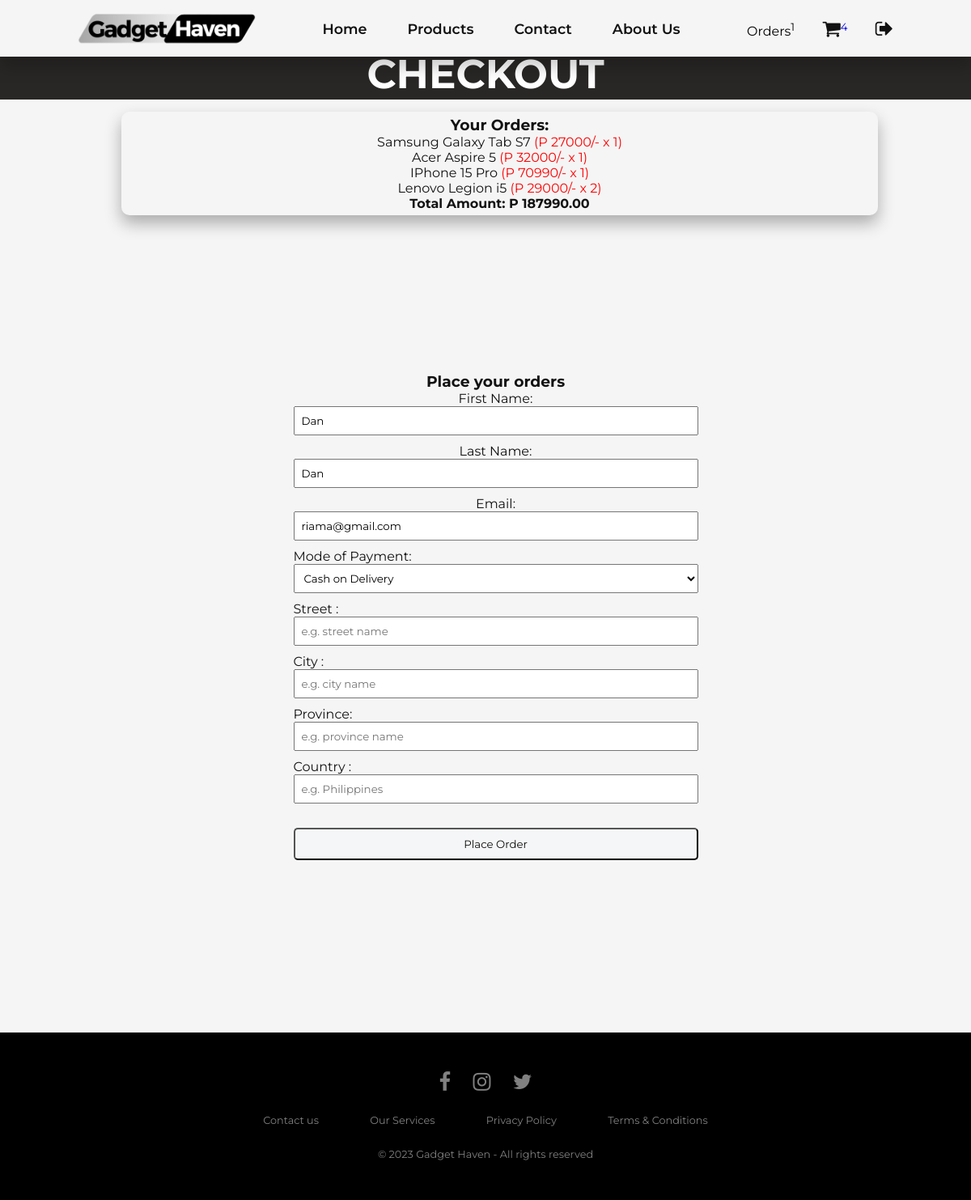
Screenshot of /checkout.php (signed in) with the database file from the repository.
### tables this page shows
CREATE TABLE `cart` (
  `cart_id` int(50) NOT NULL,
  `product_id` int(50) NOT NULL,
  `user_id` int(50) NOT NULL,
  `quantity` int(50) NOT NULL
);

CREATE TABLE `products` (
  `product_id` int(50) NOT NULL,
  `category_id` int(50) NOT NULL,
  `name` varchar(50) NOT NULL,
  `price` int(50) NOT NULL,
  `image` varchar(50) NOT NULL
);

CREATE TABLE `user` (
  `user_id` int(50) NOT NULL,
  `firstname` varchar(50) NOT NULL,
  `lastname` varchar(50) NOT NULL,
  `email` varchar(50) NOT NULL,
  `password` varchar(50) NOT NULL
);

### checkout.php (the view, shortened to what this page needs)
<?php
include ('dbcon.php');
?>
<!DOCTYPE html>
<html lang="en">
<head>
    <link rel="stylesheet" href="https://cdnjs.cloudflare.com/ajax/libs/font-awesome/4.7.0/css/font-awesome.min.css">
    <link rel="stylesheet" type="text/css" href="style.css">
<link rel="stylesheet"
  href="https://unpkg.com/boxicons@latest/css/boxicons.min.css">
</head>
<body>
<header>
    <?php
    $user_id = $_SESSION['user_id'];
    $count_cart_items_query = "SELECT * FROM `cart` WHERE user_id = ?";
    $count_cart_items_stmt = $conn->prepare($count_cart_items_query);
    $count_cart_items_stmt->bind_param("i", $user_id);
    $count_cart_items_stmt->execute();
    $count_cart_items_stmt->store_result();
    $total_cart_counts = $count_cart_items_stmt->num_rows;
    $count_order_items_query = "SELECT * FROM `orders` WHERE user_id = ?";
    $count_order_items_stmt = $conn->prepare($count_order_items_query);
    $count_order_items_stmt->bind_param("i", $user_id);
    $count_order_items_stmt->execute();
    $count_order_items_stmt->store_result();
    $total_order_counts = $count_order_items_stmt->num_rows;
    ?>
    <img src="images/gadgithbin.png" alt="" class="logo">
        <ul class="navbar">
            <li><a href="index.php">Home</a></li>
            <li><a href="test_products.php">Products</a></li>
            <li><a href="contact.php">Contact</a></li>
            <li><a href="aboutUs.php">About Us</a></li>
        </ul>
        <div class="icons">
            <a href="order.php" style="color:black; ">Orders<sup><?= $total_order_counts; ?></sup></a>
            <a href="cart.php"><i class='fa fa-shopping-cart' ></i><sup><?= $total_cart_counts; ?></sup></a>
            <a href="logout.php"><i class="fa fa-sign-out" aria-hidden="true" ></i></a>
        </div>
    </header>
    <div class="smartphone">
    <h1 class="slide-in-left" style="font-size: 50px; margin-top: 60px;">CHECKOUT</h1>
</div>
<section class="checkout-orders">
   <form action="" method="POST" class="orders">
      <div class="display-orders">
      <h3>Your Orders:</h3>
      <?php
         $grand_total = 0;
         $select_cart_query = "
    SELECT c.*, p.name AS product_name, p.price AS product_price
    FROM `cart` c
    JOIN `products` p ON c.product_id = p.product_id
    WHERE c.user_id = ?
";
         $select_cart_stmt = $conn->prepare($select_cart_query);
         $select_cart_stmt->bind_param("i", $user_id);
         $select_cart_stmt->execute();
         $select_cart_result = $select_cart_stmt->get_result();
         if ($select_cart_result->num_rows > 0) {
            while ($fetch_cart = $select_cart_result->fetch_assoc()) {
               $grand_total += ($fetch_cart['product_price'] * $fetch_cart['quantity']);
      ?>
         <p> <?= $fetch_cart['product_name']; ?> <span class="span-display">(<?= 'P '.$fetch_cart['product_price'].'/- x '. $fetch_cart['quantity']; ?>)</span> </p>
      <?php
            }
         } else {
            echo '<p class="empty">your cart is empty!</p>';
         }
      ?>
         <div class="grand-total" style="font-weight: bold;">Total Amount: <span>P <?= $grand_total; ?>.00</span></div>
      </div>
      <div class="flex">
      <h3>Place your orders</h3>
         <?php
         $sql = "SELECT firstname, lastname,email  FROM user WHERE user_id = $user_id";
         $result = $conn->query($sql);
         if ($result && $result->num_rows > 0) {
             $user_data = $result->fetch_assoc();
             $firstname = $user_data['firstname'];
             $lastname = $user_data['lastname'];
             $email = $user_data['email'];
         } else {
             $firstname = '';
             $lastname = '';
             $email = '';
         }
         ?>
         <span class="names">First Name:</span>
      <input type="text" id="firstname" name="firstname" value="<?= $firstname ?>" readonly>
      <span class="names">Last Name:</span>
      <input type="text" id="lastname" name="lastname" value="<?= $lastname ?>" readonly>
      <span style="left: 0;">Email:</span>
      <input type="email" id="email" name="email" value="<?= $email ?>" readonly>
            <div class="left">
            <span>Mode of Payment:</span>
            <select name="method" id="modeofPayment" class="box"  onchange="daniel()" required>
               <option value="cash on delivery">Cash on Delivery</option>
            </select>
         <span>Street :</span>
            <input type="text" name="street" placeholder="e.g. street name"  maxlength="50" required>
            <span>City :</span>
            <input type="text" name="city" placeholder="e.g. city name"  maxlength="50" required>
            <span>Province:</span>
            <input type="text" name="state" placeholder="e.g. province name"  maxlength="50" required>
            <span>Country :</span>
            <input type="text" name="country" placeholder="e.g. Philippines" class="box" maxlength="50" required>
         </div>
         <input type="submit" name="order" class="btn <?= ($grand_total > 1)?'':'disabled'; ?>" value="Place Order">
      </div>
   </form>
</section>
<footer>
    <div class="footer">
    <div class="row">
    <a href="#"><i class="fa fa-facebook"></i></a>
    <a href="#"><i class="fa fa-instagram"></i></a>
    <a href="#"><i class="fa fa-twitter"></i></a>
    </div>
    <div class="row">
    <ul>
    <li><a href="#">Contact us</a></li>
    <li><a href="#">Our Services</a></li>
    <li><a href="#">Privacy Policy</a></li>
    <li><a href="#">Terms & Conditions</a></li>
    </ul>
    </div>
    <div class="row">
     © 2023 Gadget Haven - All rights reserved
    </div>
    </div>
    </footer>
</body>
</html>

### style.css (style rules this page uses)
* { padding: 0; margin: 0; box-sizing: border-box; font-family: 'Montserrat', sans-serif; text-decoration: none; list-style: none; scroll-behavior: smooth; }
:root { --bg-color: #f5f5f5; --text-color: #121212; --main-font: 2.2rem; --p-font: 1.1rem; }
body { background: var(--bg-color); color: var(--text-color); }
.navbar { display: flex; }
.navbar a { font-size: var(--p-font); color: var(--text-color); font-weight: 600; padding: 10px 15px; margin: 0 10px; transition: all .40s ease; }
.icons { display: inline-block; }
.icons i { color: var(--text-color); font-size: 24px; margin-left: 30px; }
* { box-sizing: border-box }
body { font-family: Verdana, sans-serif; margin:0 }
img { vertical-align: middle; }
.slide-in-left { animation: slideLeft 1s ease-in-out; animation-fill-mode: forwards; opacity: 0; transform: translateX(-100%); }
.smartphone { background-image: url('Smart.png'); background-size: cover; background-position: center; text-align: center; color: #fff; padding: 1px 0; }
.btn { display: inline-block; padding: 10px 20px; background-color: #f5f6f7; color: #0f0f0f; text-decoration: none; border-radius: 5px; margin-top: 20px; transition: background-color 0.3s; }
section { margin-left: 25px; }
.footer { background:#000; padding:30px 0px; font-family: 'Play', sans-serif; text-align:center; }
.footer .row { width:100%; margin:1% 0%; padding:0.6% 0%; color:gray; font-size:0.8em; }
.footer .row a { text-decoration:none; color:gray; transition:0.5s; }
.footer .row ul { width:100%; }
.footer .row ul li { display:inline-block; margin:0px 30px; }
.footer .row a i { font-size:2em; margin:0% 1%; }

### checkout.php (style rules this page uses)
header { width: 100%; top: 0; right: 0; z-index: 1000; position: fixed; background: var(--bg-color); box-shadow: 0px 14px 18px 0 rgba(0, 0, 0, 0.2); display: flex; align-items: center; justify-content: space-between; padding: 20px 8%; transition: .3s; box-sizing: border-box; height: 70px; }
header .logo { float:left; width: 220px; height: 220px; display: block; }
section { padding: 10px 10%; }
.display-orders { width: 100%; float: left; height: 100%; text-align: center; justify-content: center; background: #f5f5f5; box-shadow: 0 10px 20px rgba(0, 0, 0, 0.3); border-radius: 10px; padding: 5px; margin: 5px; margin-bottom: 100px; }
.span-display { color: red; }
section .flex { display: flex; flex-direction: column; justify-content: center; align-items: center; max-width: 500px; width: 100%; margin: 0 auto; height: 100vh; margin-top: 60px; margin-bottom: 100px; }
input, select { width: 100%; padding: 8px; box-sizing: border-box; margin-bottom: 10px; }

### rows the page displays
cart: product.name "Samsung Galaxy Tab S7", product.price "27000", quantity "1"
cart: product.name "Acer Aspire 5", product.price "32000", quantity "1"
cart: product.name "IPhone 15 Pro", product.price "70990", quantity "1"
cart: product.name "Lenovo Legion i5", product.price "29000", quantity "2"
user: firstname "Dan", lastname "Dan", email "riama@gmail.com"

### other values shown
$total_order_counts "1"
$total_cart_counts "4"
$grand_total "187990"
